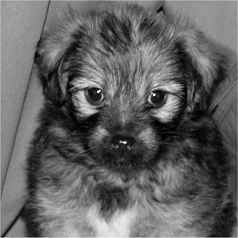
#> input picture images/dog.jpg, 238 x 238 px
$ python solution12.py
#> lines starting #> are read from the running program, lines starting #| are printed output that depends on the picture
#!/usr/bin/env python3
# -*- coding: utf-8 -*-
"""
Solution Python Excercise Lab 12

Motion Blur Reconstruction with Wiener filter and Constrained Least Squares

@author: Patrik Müller
@date:   12.09.2019
"""

import matplotlib.pyplot as plt
import numpy as np
from numpy.fft import fft2, ifft2
from skimage.filters import window
import scipy

# Parameter
D = 10  # Width of the blurring effect
n_std = 1  # noise standard deviation
K = n_std / 200  # wiener... smaller K -> reduces blurring but increases noise amplification
# THE 200 SHOULD BE f_std or S_f (Power spectrum of f) BUT THAT WE CANNOT KNOW


# Load image
img = plt.imread("../images/dog.jpg")
#> img is the input picture: shape (238, 238); min 0, max 253, mean 98.1
# Tranform image to grayscale and float
if img.ndim > 2:
    img = np.mean(img, axis=2)
img = np.array(img, dtype=float)
(M, N) = img.shape
#> M = 238; N = 238
f = img.copy()

# [11 lines of commented-out code are left out]
h = np.zeros((M, N), dtype=float)
h[0:D,0:D] = np.eye(D)
h = h/D  # Normalize the sum to 1
H = fft2(h)  # Spectrum of blurring filter

#%% Blur image
F = fft2(f)  # Spectrum of image

# filtering
G = F * H  # Spectrum of blurred image
g = np.real(ifft2(G))  # blurred image without noise
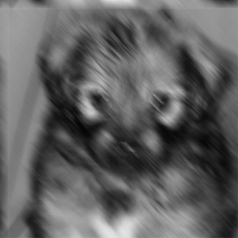
#> g: shape (238, 238) float64; min 3.2, max 227.7, mean 98.1

#%% To make the blurred image more realistic remove the
# wrap arround effect of the cyclic convoluiton by windowing
a = 0.2  # a is proportional to the fade out width of the windows
wx = scipy.signal.windows.tukey(M, alpha = a)
wy = scipy.signal.windows.tukey(N, alpha = a)
w = wx.reshape((M,1)) @ wy.reshape((1,N))  # Window
gw = w*g  # Windowed blurred image
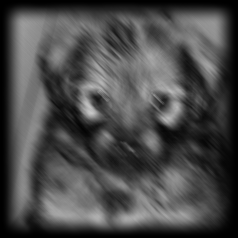
#> gw: shape (238, 238) float64; min 0, max 200.4, mean 74.5

#%% Add noise
n = n_std * np.random.randn(M, N)
gwn = gw + n  # Windowed blurred image with noise
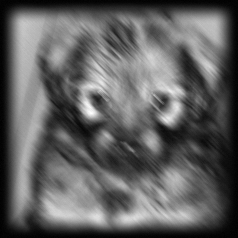
#> gwn: shape (238, 238) float64; min -2.95, max 201, mean 74.5; drawn with min black and max white

#%% Restoration filtering
G = fft2(gwn)  # Spectrum of blurred image with noise

Hw = np.conj(H) / (np.abs(H) ** 2 + K)
fhw = np.real(ifft2(Hw * G))
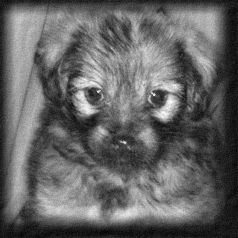
#> fhw: shape (238, 238) float64; min -24.51, max 225.8, mean 74.2; drawn with min black and max white


#%% Display Results
fig, ax = plt.subplots(2, 2, figsize=(15, 15), constrained_layout=True)
ax[0, 0].imshow(img, cmap="gray")
ax[0, 0].title.set_text("Original image")
ax[0, 1].imshow(g + n, cmap="gray")
ax[0, 1].title.set_text("Cyclic convolution with blurring kernel h")
ax[1, 0].imshow(gwn, cmap="gray")
ax[1, 0].title.set_text("Windowed blurred image plus noisy")
ax[1, 1].imshow(fhw, cmap="gray")
ax[1, 1].title.set_text("Reconstructed by Wiener filter")

for a in np.reshape(ax, 4):
    a.axis("off")
plt.show()
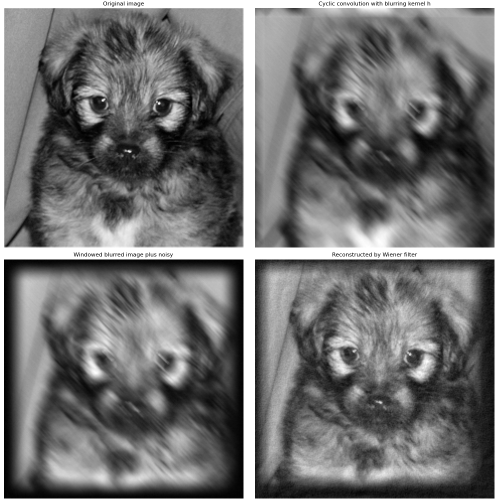
#> figure drawn by matplotlib, 4 panels
